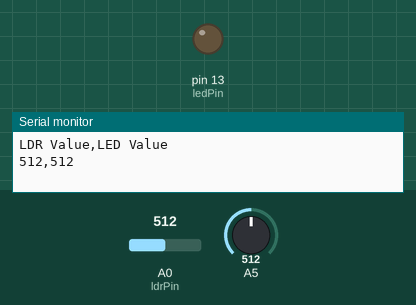
A sketch run on a simulated Arduino Uno, built with avr-gcc and run on an emulated ATmega328P. Parts: output pins drawn as LEDs (lit = HIGH), the last lines printed to the serial monitor. The inputs (shaded band) are chosen by the test bench; at power-on: A0 (ldrPin) = 512, A5 = 512.

Above: at 0.1 s.
At 1.1 s:
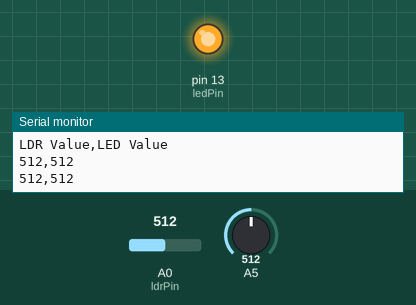
Timing chart, 0 to 2.6 s (numbered marks = the images above):
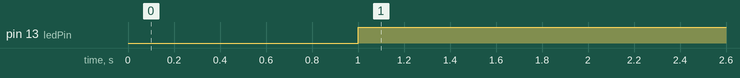

The sketch:

ldr.ino
```cpp
const int ledPin = 13;

const int ldrPin = A0;

int curr1; int curr2;

bool label = true;
void setup() {

Serial.begin(9600);

pinMode(ledPin, OUTPUT);

pinMode(ldrPin, INPUT);

}

void loop() {

while(label){
  Serial.print("LDR Value");
  Serial.print(",");
  Serial.println("LED Value");
  label = false;
}
int ldrStatus = analogRead(ldrPin);
int ledStatus = analogRead(ledPin);

if(curr1 != ldrStatus || curr2 != ledStatus){

  Serial.print(ldrStatus);
  Serial.print(",");
  Serial.println(ledStatus);
  delay(1000);
}
if (ldrStatus >= 250 ) {

digitalWrite(ledPin, HIGH);

//Serial.println(ldrStatus);

} else {

digitalWrite(ledPin, LOW);

//Serial.println(ldrStatus);

}

}
```

Measured:
- by itself, pin 13 (ledPin): LOW → HIGH at 1.0 s
